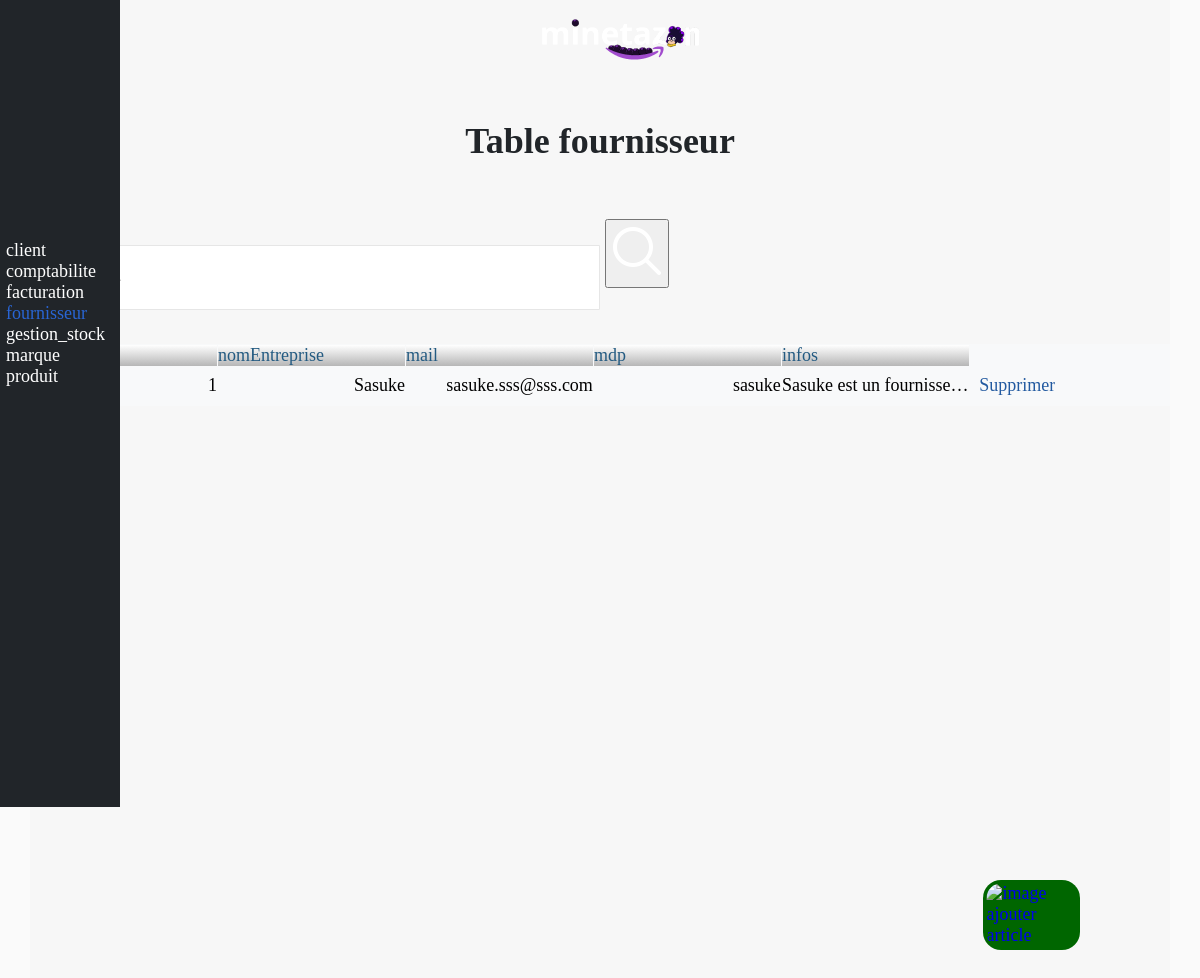
The app's page /admin/admin-fournisseur.php with its own data.
### tables this page shows
CREATE TABLE fournisseur (
    id INT NOT NULL AUTO_INCREMENT,
    nomEntreprise VARCHAR(50) NOT NULL,
    mail VARCHAR(50) NOT NULL,
    mdp VARCHAR(50) NOT NULL,
    infos VARCHAR(100),

    PRIMARY KEY (id)
);

### libs/database.php (called while the page is built, shortened)
<?php
class ConnexionDB {
private static $dsn     = "mysql:host=localhost;dbname=magasinvirtuel";
private static $login   = "root";
private static $password  = "";
private static $pdo;
private static $instance_singleton;
public static function getInstance() {
    if(!self::$instance_singleton) {
        self::$instance_singleton = new ConnexionDB();
    }
    return self::$instance_singleton;
}
private function __construct() {
    if(!self::$pdo) {
        self::$pdo = new PDO(self::$dsn, self::$login, self::$password);
        self::$pdo->setAttribute(PDO::ATTR_ERRMODE, PDO::ERRMODE_EXCEPTION);
        self::$pdo->setAttribute(PDO::ATTR_DEFAULT_FETCH_MODE, PDO::FETCH_ASSOC);
    }
}
public function querySelect($sql, $params = null) {
    $sth = self::$pdo->prepare($sql);
    if(is_array($params)) {
        $sth->execute($params);
    } else {
        $sth->execute();
    }
    return $sth->fetchAll();
}
}
?>

### admin/admin-fournisseur.php (the view, shortened to what this page needs)
<?php
require_once(__DIR__ . '/../libs/database.php');
require_once(__DIR__ . '/../includes/nav.php');
require_once(__DIR__ . '/../includes/menu-admin.php');
?>
<!DOCTYPE html>
<html LANG="fr">
<head>
  <link rel="stylesheet" href="css/style.css">
  <link rel="stylesheet" href="css/responsive.css">
</head>
<body>
  <main>
    <h1>Table fournisseur</h1>
    <form id="formRecherche" method="post">
      <input type="search" id="inputRechercher" name="inputRechercher" placeholder="Rechercher...">
      <button id="boutonRechercher" name="boutonRechercher" type="submit"><img src="../img/rechercher.png" alt="image ajouter article"></button>
    </form>
    <?php
    if (isset($_SESSION['recherche'])) {
      $critere = $_SESSION['recherche'];
      if (is_numeric($critere)) {
        $result = ConnexionDB::getInstance()->querySelect("SELECT * FROM fournisseur WHERE id LIKE '%$critere%'");
      } else {
        $result = ConnexionDB::getInstance()->querySelect("SELECT * FROM fournisseur WHERE nomEntreprise LIKE '%$critere%'");
      }
    } else {
      $result = ConnexionDB::getInstance()->querySelect("SELECT * FROM fournisseur");
    }
    echo '<table class="bdd" id="fournisseurTD"><tbody>
            <tr><td>id</td><td>nomEntreprise</td><td>mail</td><td>mdp</td><td>infos</td><td></td>';
    foreach ($result as $fournisseur) {
      $idFournisseur = $fournisseur["id"];
      $nomFournisseur = $fournisseur["nomEntreprise"];
      $mailFournisseur = $fournisseur["mail"];
      $mdpFournisseur = $fournisseur["mdp"];
      $infosFournisseur = $fournisseur["infos"];
      echo "<tr><td>" . $idFournisseur . "</td><td>" . $nomFournisseur . "</td><td>" . $mailFournisseur . "</td><td>" . $mdpFournisseur . "</td><td>" . $infosFournisseur . "</td><td>";
      echo '<form method = "post" class="formBDD">';
      echo '<fieldset>';
      echo "<input name='suppr' class='supprimerProduit' type='submit' value = 'Supprimer' >";
      echo '</form>';
      echo '</td>';
      echo "</td></tr>";
    }
    echo '</tbody></table>';
    ?>
    <a href="admin-fournisseur-ajout.php" title="Cliquez ici pour ajouter un fournisseur à la base de donnée">
      <div id="ajouter"><img src="../img/icone-ajout.png" alt="image ajouter article">
      </div>
    </a>
  </main>
</body>
</html>

### css/style.css (style rules this page uses)
* { margin: 0px; padding: 0px; font-family: "Calibri"; font-size: medium; }
body { width: 100%; background-color: #FAFAFA; }
main { width: 60%; margin: 0 20%; padding-top: 10%; padding-bottom: 5%; height: 100vh; }
h1 { color: #212529; text-align: center; font-size: 2em; padding-bottom: 5%; }
table { border-collapse: collapse; width: 100%; }
input#inputRechercher { margin: 0; display: inline-block; height: 5em; width: 50%; border: 1px solid rgb(230, 230, 230); border-radius: 1em 0 0 1em; }
form#formRecherche { width: 100%; padding: 0; margin: 0; margin-bottom: 3%; }
form { width: 30%; margin: 0% 35% 0 35%; padding-top: 5%; padding-bottom: 5%; }
fieldset { border: 0; }
input[type=text], input[type=password], input[type=mail], input[type=search], textarea { font-size: small; display: inline-block; background: white; border: 1px solid #b3b3b3; border-radius: 0.2em; width: 75%; margin: 1.5% 11% 0 11%; padding: 2%; transition-duration: 0.2s; }
fieldset { width: auto; padding: 0; margin: 0; }
::placeholder { color: #C5C5C5; }
input[type=submit] { display: inline-block; margin-top: 3%; padding: 1.5%; background-color: #212529; color: white; border: 0; width: 80%; border-radius: 0.5em; margin-left: 10.5%; margin-right: 10.5%; transition-duration: 0.3s; border: 2px solid white; }
table.bdd { border-spacing: 0; }
table.bdd td { display: inline-block; height: auto; vertical-align: middle; text-align: right; margin: 0; margin-right: 0.1%; width: 10%; transition-duration: 0.1s; }
table.bdd tr { background-color: #F8F9FA; margin: 0 1% 0 0; }
table.bdd tr:first-child td { background: linear-gradient(white, rgb(182, 182, 182)); color: #235A81; text-align: left; }
#ajouter img { position: fixed; bottom: 3%; right: 10%; width: 5em; transition-duration: 0.1s; background-color: rgb(0, 102, 0); padding: 0.2em; border-radius: 1em; }
input.supprimerProduit { border: 0; margin: 0; display: block; background-color: transparent; width: 100%; padding: 0; }
input[value="Supprimer"] { color: #235AA0; }
table#fournisseurTD td { width: calc(100%/6.1); table-layout: fixed; overflow: hidden; text-overflow: ellipsis; white-space: nowrap; }
form input.supprimerProduit { margin: 0; }
form.formBDD { margin: 0 5%; }

### css/responsive.css (style rules this page uses)
@media only screen and (max-width: 1200px) { * { font-size: large; } }
@media only screen and (max-width: 1200px) { main { width: 95%; margin-right: 2.5%; margin-left: 2.5%; background-color: rgb(247, 247, 247); } }

### records on screen
fournisseur: id "1", nomEntreprise "Sasuke", mail "sasuke.sss@sss.com", mdp "sasuke", infos "Sasuke est un fournisse…"
